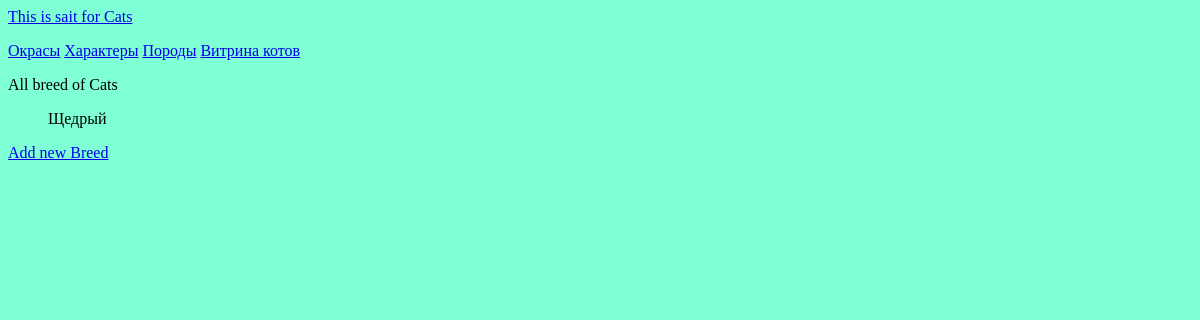
The page /Cats/temp/ on the database as committed earlier.
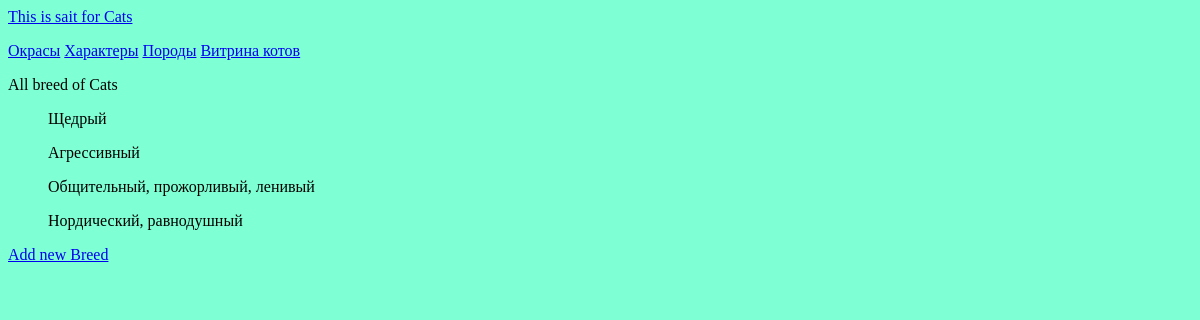
The same page on the database as committed later.
### Cats/models.py (models this page shows)
class Temperament(models.Model):
    temperament = models.CharField(max_length=100, unique=True)
    def __str__(self):
        return f"{self.temperament}"

### Cats/views.py (the view)
# urls.py: path("temp/", views.alltemps, name="alltemps"),
def alltemps(request):
    temps = Temperament.objects.all()
    mapper = {"TEMP": temps}
    return render(request, "Cats/alltemp.html", mapper)

### Cats/templates/Cats/alltemp.html
{% extends "Cats/base.html" %}
{% block content %}
  <p>All breed of Cats</p>
  <ul>
    {% for temp in TEMP %}
    <p>{{ temp }}</p>
    {% empty %}
      <li>No breed have been added yet.</li>
    {% endfor %}
  </ul>
  <p><a href="{% url "Cats:addTemp" %}">Add new Breed</a></p>
{% endblock content %}

Rows that differ between the two databases and show on the page:
added Temperament: temperament "Агрессивный"
added Temperament: temperament "Общительный, прожорливый, ленивый"
added Temperament: temperament "Нордический, равнодушный"
